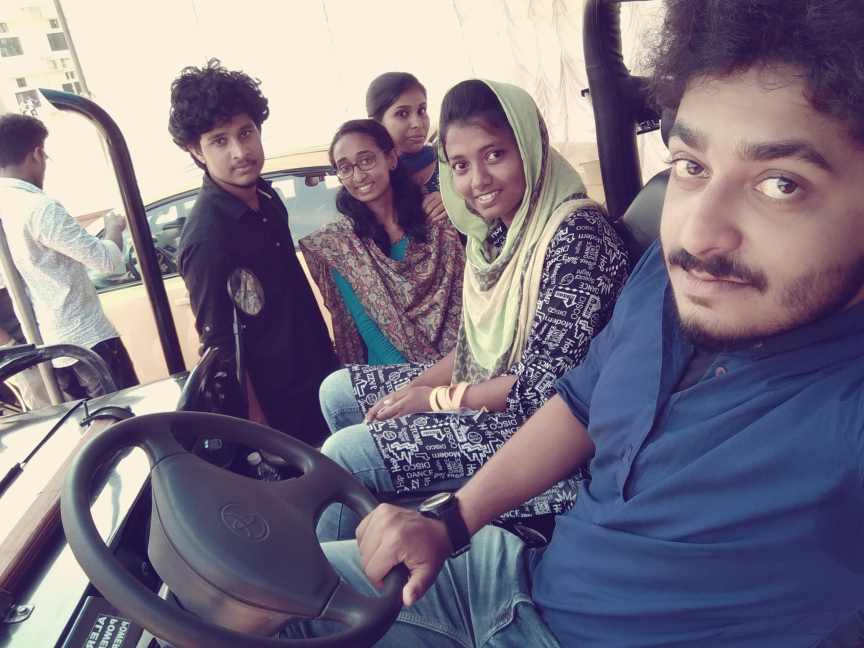
#> input picture images/test.jpg, 2592 x 1944 px (shown at 1/3 size)
$ python negative.py
#> lines starting #> are read from the running program, lines starting #| are printed output that depends on the picture
# negative of an image
import cv2
import numpy as np

img = cv2.imread("images/test.jpg",cv2.IMREAD_GRAYSCALE)
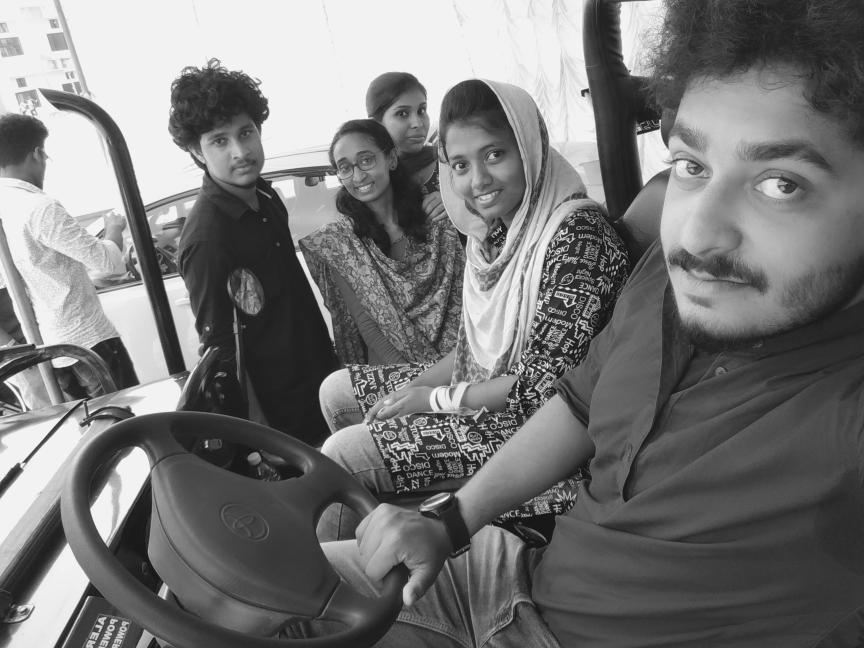
#> img: shape (1944, 2592) (shown at 1/3 size); min 23, max 245, mean 119.1

(d1,d2)=img.shape
#> d1 = 1944; d2 = 2592

otpt = np.zeros((d1,d2),np.uint8)

w1 = "input"
w2 = "ouput"

cv2.namedWindow(w1,cv2.WINDOW_FREERATIO)
cv2.resizeWindow(w1,400,400)
cv2.moveWindow(w1,0,0)

cv2.namedWindow(w2,cv2.WINDOW_FREERATIO)
cv2.resizeWindow(w2,400,400)
cv2.moveWindow(w2,0,400)

for i in range (0,d1):
    for j in range(0,d2):
        otpt[i,j]=255-img[i,j]
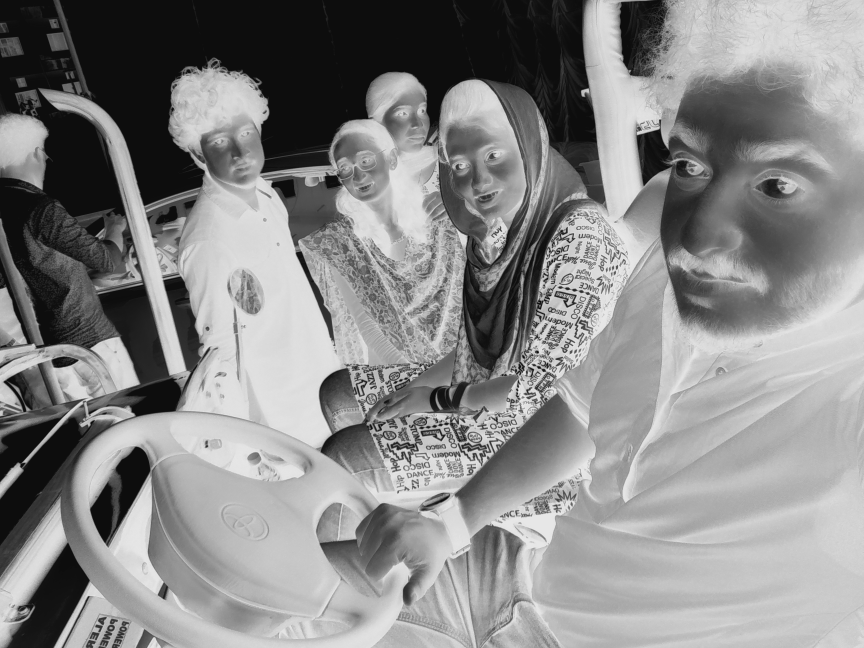
#> otpt: shape (1944, 2592) (shown at 1/3 size); min 10, max 232, mean 135.9

cv2.imshow(w1,img)
cv2.imshow(w2,otpt)
cv2.waitKey(0)
cv2.destroyAllWindows()

$ run again, with images/anju.jpg copied over images/test.jpg
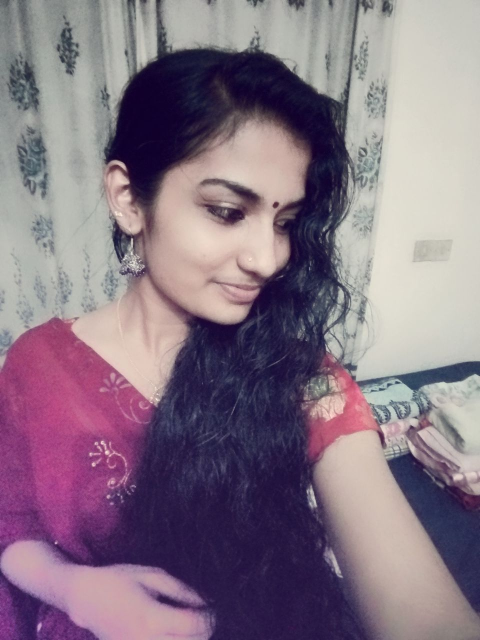
#> input picture images/anju.jpg, 960 x 1280 px (shown at 1/2 size)
#> `img = cv2.imread("images/test.jpg",cv2.IMREAD_GRAYSCALE)`:
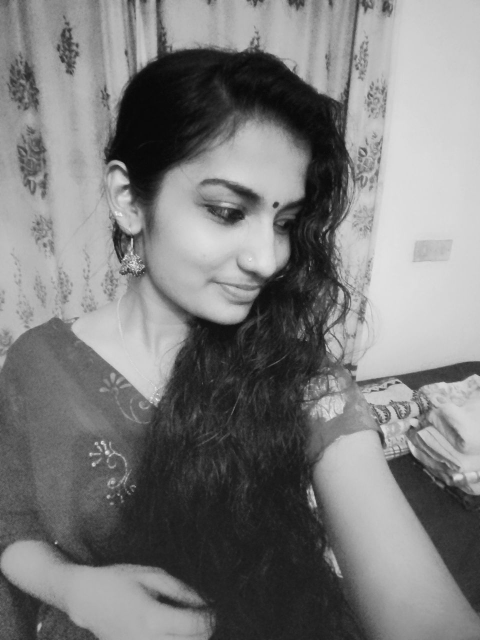
#> img: shape (1280, 960) (shown at 1/2 size); min 6, max 248, mean 123.9
#> after the loop `for i in range (0,d1):`:
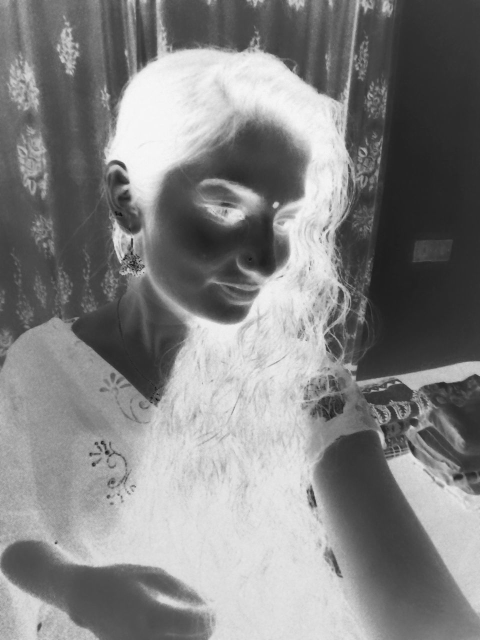
#> otpt: shape (1280, 960) (shown at 1/2 size); min 7, max 249, mean 131.1
